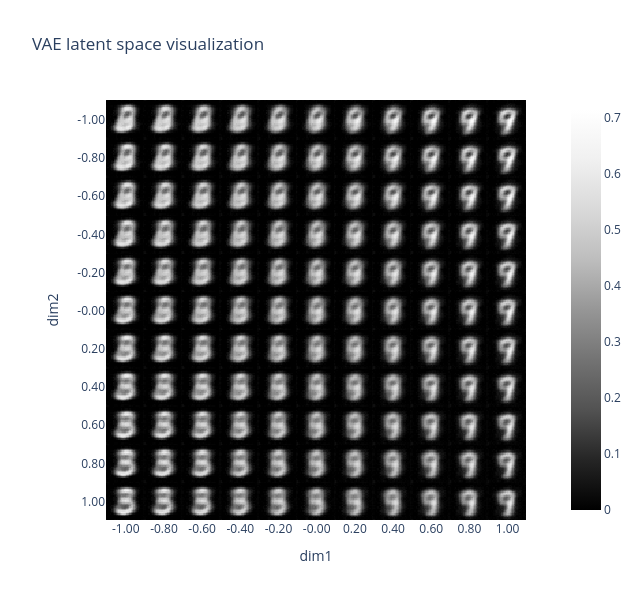

The notebook cell this image was saved under:
### Markdown cell above
You might be disappointed when comparing your VAE's reconstruction to the autoencoder, since it's likely to be worse. However, remember that the focus of VAEs is in better generation, not reconstruction. To test its generation, let's produce some plots of latent space like we did for the autoencoder.

First, we'll visualize the latent space:

### Code cell
grid_latent = create_grid_of_latents(vae, interpolation_range=(-1, 1))
output = vae.decoder(grid_latent)
utils.visualise_output(output, grid_latent, title="VAE latent space visualization")

### Figure 1 — Plotly figure (JSON) as saved in the notebook; plotly's stock layout.template omitted (floating-point values rounded to 4 significant figures; data arrays with more than 128 entries replaced by an {"elided": "..."} marker saying what was removed)
{"data": [{"coloraxis": "coloraxis", "hovertemplate": "x: %{x}<br>y: %{y}<br>color: %{z}<extra></extra>", "name": "0", "type": "heatmap", "xaxis": "x", "yaxis": "y", "z": {"elided": "308x308 float values"}}], "layout": {"coloraxis": {"autocolorscale": false, "colorscale": [[0, "rgb(0,0,0)"], [0.125, "rgb(37,37,37)"], [0.25, "rgb(82,82,82)"], [0.375, "rgb(115,115,115)"], [0.5, "rgb(150,150,150)"], [0.625, "rgb(189,189,189)"], [0.75, "rgb(217,217,217)"], [0.875, "rgb(240,240,240)"], [1, "rgb(255,255,255)"]]}, "height": 600, "title": {"text": "VAE latent space visualization"}, "width": 640, "xaxis": {"anchor": "y", "constrain": "domain", "domain": [0, 1], "scaleanchor": "y", "tickmode": "array", "ticktext": ["-1.00", "-0.80", "-0.60", "-0.40", "-0.20", "-0.00", "0.20", "0.40", "0.60", "0.80", "1.00"], "tickvals": [14, 42, 70, 98, 126, 154, 182, 210, 238, 266, 294], "title": {"text": "dim1"}}, "yaxis": {"anchor": "x", "autorange": "reversed", "constrain": "domain", "domain": [0, 1], "tickmode": "array", "ticktext": ["-1.00", "-0.80", "-0.60", "-0.40", "-0.20", "-0.00", "0.20", "0.40", "0.60", "0.80", "1.00"], "tickvals": [14, 42, 70, 98, 126, 154, 182, 210, 238, 266, 294], "title": {"text": "dim2"}}}}
